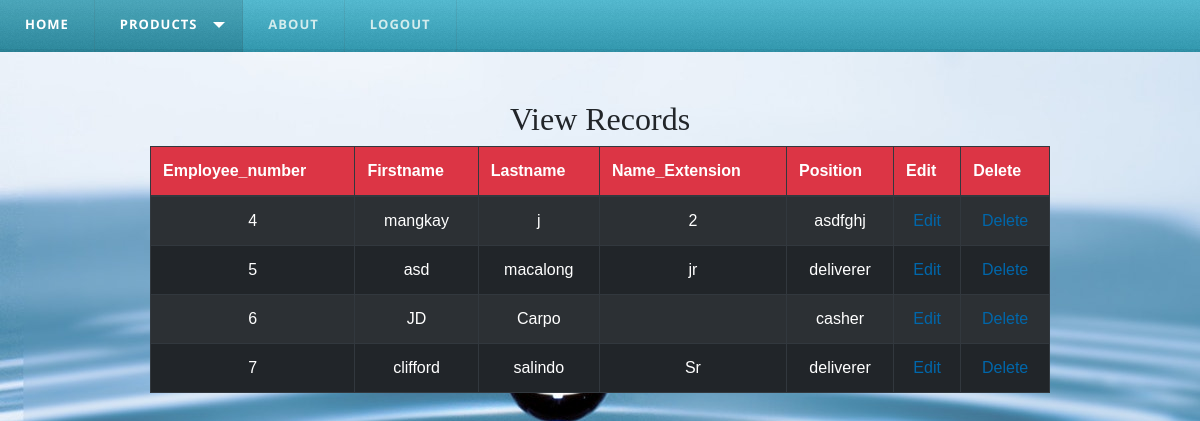
The app's page /Employees.php (signed in) with its own data.
### tables this page shows
CREATE TABLE `employee` (
  `emp_num` int(11) NOT NULL,
  `Firstname` varchar(50) DEFAULT NULL,
  `Lastname` varchar(50) DEFAULT NULL,
  `Name_extension` varchar(50) DEFAULT NULL,
  `Position` varchar(50) DEFAULT NULL
);

### Employees.php (the view, shortened to what this page needs)
<?php
require('db.php');
?>
<!DOCTYPE html>
<html>
<head>
   <link rel="stylesheet" href="bootstrap/css/bootstrap.min.css">
   <link rel="stylesheet" href="styles.css">
	<link rel="stylesheet" href="style.css" />
</head>
<body background="images/drops-of-water-water-nature-liquid-40784.jpeg" alt="Responsive background-image">
	<div id='cssmenu'>
					<ul>
				   <li><a href='dashboard.php'><span>Home</span></a></li>
				   <li class='active has-sub'><a href='#'><span>Products</span></a>
				   </li>
				   <li><a href='#'><span>About</span></a></li>
				   <li class='last'><a href='logout.php'><span>Logout</span></a></li>
				</ul>
			</div>
	<center>
		<br/><br/><div>
			<h2><font face="Britannic Bold">View Records</font></h2>
			</div>
		<div style="width:900px;">
		<table width="100%" border="1" style="border-collapse:collapse;" class="table table-striped table-dark">
		<thead>
		<tr class="bg-danger">
			<th><strong>Employee_number</strong></th>
			<th><strong>Firstname</strong></th>
			<th><strong>Lastname</strong></th>
			<th><strong>Name_Extension</strong></th>
			<th><strong>Position</strong></th>
			<th><strong>Edit</strong></th>
			<th><strong>Delete</strong></th>
		</tr>
		</thead>
		<tbody>
		</div>
	</center>
<?php
$count=1;
$sel_query="Select * from employee ;";
$result = mysqli_query($con,$sel_query);
while($row = mysqli_fetch_assoc($result)) { ?>
<tr>
	<td align="center"><?php echo $row["emp_num"]; ?></td>
	<td align="center"><?php echo $row["Firstname"]; ?></td>
	<td align="center"><?php echo $row["Lastname"]; ?></td>
	<td align="center"><?php echo $row["Name_extension"]; ?></td>
	<td align="center"><?php echo $row["Position"]; ?></td>
	<td align="center">
		<a href="employeesEdit.php?id=<?php echo $row["emp_num"]; ?>">Edit</a>
	</td>
	<td align="center">
		<a href="employeesDelete.php?id=<?php echo $row["emp_num"]; ?>">Delete</a>
	</td>
</tr>
<?php $count++; } ?>
</body>
</html>

### styles.css (style rules this page uses)
#cssmenu, #cssmenu ul, #cssmenu ul li, #cssmenu ul li a, #cssmenu #menu-button { margin: 0; padding: 0; border: 0; list-style: none; line-height: 1; display: block; position: relative; -webkit-box-sizing: border-box; -moz-box-sizing: border-box; box-sizing: border-box; }
#cssmenu:after, #cssmenu > ul:after { content: "."; display: block; clear: both; visibility: hidden; line-height: 0; height: 0; }
#cssmenu { width: auto; font-family: 'Open Sans', Helvetica, sans-serif; background: #39b1cc; background: -moz-linear-gradient(top, #51bbd2 0%, #2d97af 100%); background: -webkit-gradient(linear, left top, left bottom, color-stop(0%, #51bbd2), color-stop(100%, #2d97af)); background: -webkit-linear-gradient(top, #51bbd2 0%, #2d97af 100%); background: -o-linear-gradient(top, #51bbd2 0%, #2d97af 100%); background: -ms-linear-gradient(top, #51bbd2 0%, #2d97af 100%); background: linear-gradient(to bottom, #51bbd2 0%, #2d97af 100%); }
#cssmenu > ul { background: url('images/bg.png'); box-shadow: inset 0 -3px 0 rgba(0, 0, 0, 0.05); }
#cssmenu > ul > li { float: left; display: inline-block; }
#cssmenu > ul > li > a { padding: 18px 25px 21px 25px; border-right: 1px solid rgba(80, 80, 80, 0.12); text-decoration: none; font-size: 13px; font-weight: 700; color: #d3eced; text-transform: uppercase; letter-spacing: 1px; }
#cssmenu > ul > li:hover > a, #cssmenu > ul > li > a:hover, #cssmenu > ul > li.active > a { color: #ffffff; background: #32a9c3; background: rgba(0, 0, 0, 0.1); }
#cssmenu > ul > li.has-sub > a { padding-right: 45px; }
#cssmenu > ul > li.has-sub > a::after { content: ""; position: absolute; width: 0; height: 0; border: 6px solid transparent; border-top-color: #d3eced; right: 17px; top: 22px; }
#cssmenu > ul > li.has-sub.active > a::after, #cssmenu > ul > li.has-sub:hover > a { border-top-color: #ffffff; }

### style.css (style rules this page uses)
body { font-family:Arial, Sans-Serif; }
a { color:#0067ab; text-decoration:none; }

### records on screen
employee: emp_num "4", Firstname "mangkay", Lastname "j", Name_extension "2", Position "asdfghj"
employee: emp_num "5", Firstname "asd", Lastname "macalong", Name_extension "jr", Position "deliverer"
employee: emp_num "6", Firstname "JD", Lastname "Carpo", Position "casher"
employee: emp_num "7", Firstname "clifford", Lastname "salindo", Name_extension "Sr", Position "deliverer"
